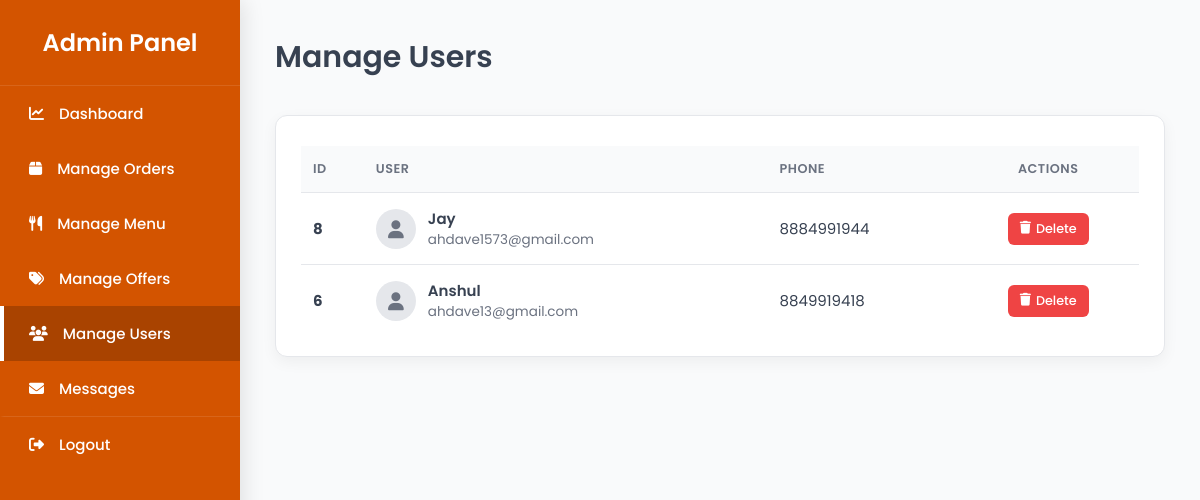
The app's page /admin/Manage_Users.php (signed in) with its own data.
### tables this page shows
CREATE TABLE `users` (
  `id` int(11) NOT NULL,
  `username` varchar(100) NOT NULL,
  `email` varchar(255) NOT NULL,
  `phone` varchar(15) NOT NULL,
  `password` varchar(100) NOT NULL
);

### admin/Manage_Users.php (the view, shortened to what this page needs)
<?php
$conn = new mysqli("localhost", "root", "", "food");
$sql = "SELECT id, username, email, phone FROM users ORDER BY id DESC";
$result = $conn->query($sql);
?>
<!DOCTYPE html>
<html lang="en">
<head>
    <link rel="stylesheet" href="https://cdnjs.cloudflare.com/ajax/libs/font-awesome/6.4.0/css/all.min.css">
</head>
<body>
    <div class="sidebar">
        <div class="sidebar-header">Admin Panel</div>
        <nav class="sidebar-nav">
            <a href="admin_dashboard.php"><i class="fa-solid fa-chart-line"></i> Dashboard</a>
            <a href="manage_orders.php"><i class="fa-solid fa-box"></i> Manage Orders</a>
            <a href="menu.php"><i class="fa-solid fa-utensils"></i> Manage Menu</a>
            <a href="offers.php"><i class="fa-solid fa-tags"></i> Manage Offers</a>
            <a href="manage_users.php" class="active"><i class="fa-solid fa-users"></i> Manage Users</a>
            <a href="admin_con.php"><i class="fa-solid fa-envelope"></i> Messages</a>
            <a href="admin_logout.php" class="logout"><i class="fa-solid fa-right-from-bracket"></i> Logout</a>
        </nav>
    </div>
    <div class="main">
        <div class="main-header">
            <h1>Manage Users</h1>
        </div>
        <div class="content-card">
            <table>
                <thead>
                    <tr>
                        <th>ID</th>
                        <th>User</th>
                        <th>Phone</th>
                        <th style="text-align:center;">Actions</th>
                    </tr>
                </thead>
                <tbody>
                    <?php if ($result && $result->num_rows > 0): ?>
                        <?php while($row = $result->fetch_assoc()): ?>
                        <tr>
                            <td><strong><?= $row['id']; ?></strong></td>
                            <td>
                                <div class="user-details">
                                    <div class="user-avatar"><i class="fa-solid fa-user"></i></div>
                                    <div class="user-info">
                                        <div class="user-name"><?= htmlspecialchars($row['username']); ?></div>
                                        <div class="user-email"><?= htmlspecialchars($row['email']); ?></div>
                                    </div>
                                </div>
                            </td>
                            <td><?= htmlspecialchars($row['phone']); ?></td>
                            <td style="text-align:center;">
                                <a class="action-btn btn-delete" title="Delete User" href="manage_users.php?delete=<?= $row['id']; ?>" onclick="return confirm('Are you sure you want to delete this user?')">
                                    <i class="fas fa-trash"></i> Delete
                                </a>
                            </td>
                        </tr>
                        <?php endwhile; ?>
                    <?php else: ?>
                        <tr><td colspan="4" style="text-align:center; padding: 25px;">No users found</td></tr>
                    <?php endif; ?>
                </tbody>
            </table>
        </div>
    </div>
</body>
</html>

### admin/Manage_Users.php (style rules this page uses)
:root { --sidebar-bg: #d35400; --main-bg: #f9fafb; --card-bg: #ffffff; --primary-accent: #e67e22; --text-dark: #374151; --text-light: #ffffff; --text-muted: #6b7280; --border-color: #e5e7eb; --shadow-color: rgba(0, 0, 0, 0.05); --delete-color: #ef4444; }
body { margin: 0; font-family: 'Poppins', Arial, sans-serif; background-color: var(--main-bg); color: var(--text-dark); font-size: 15px; }
.sidebar { position: fixed; top: 0; left: 0; width: 240px; height: 100%; background: var(--sidebar-bg); color: var(--text-light); display: flex; flex-direction: column; box-shadow: 4px 0 20px rgba(0,0,0,0.1); z-index: 100; }
.sidebar-header { padding: 25px 20px; text-align: center; font-size: 1.6em; font-weight: 600; border-bottom: 1px solid rgba(255, 255, 255, 0.1); }
.sidebar a { color: var(--text-light); text-decoration: none; padding: 16px 25px; display: flex; align-items: center; gap: 15px; font-weight: 500; border-left: 4px solid transparent; transition: all 0.3s ease; }
.sidebar a:hover, .sidebar a.active { background: rgba(0, 0, 0, 0.2); border-left-color: var(--text-light); }
.sidebar a.logout { margin-top: auto; border-top: 1px solid rgba(255, 255, 255, 0.1); }
.main { margin-left: 240px; padding: 35px; }
.main-header { display: flex; justify-content: space-between; align-items: center; margin-bottom: 35px; }
.main-header h1 { font-weight: 600; font-size: 2em; margin: 0; }
.content-card { background: var(--card-bg); padding: 20px 25px; border-radius: 12px; border: 1px solid var(--border-color); box-shadow: 0 5px 15px var(--shadow-color); overflow-x: auto; }
table { width: 100%; border-collapse: collapse; margin-top: 10px; }
table th, table td { padding: 14px 12px; text-align: left; border-bottom: 1px solid var(--border-color); vertical-align: middle; }
table thead th { background-color: var(--main-bg); font-weight: 600; color: var(--text-muted); font-size: 0.85em; text-transform: uppercase; letter-spacing: 0.5px; }
table tr:last-child td { border-bottom: none; }
.user-details { display: flex; align-items: center; gap: 12px; }
.user-avatar { width: 40px; height: 40px; border-radius: 50%; background-color: var(--border-color); color: var(--text-muted); display: inline-flex; align-items: center; justify-content: center; font-size: 1.2em; }
.user-info .user-name { font-weight: 600; color: var(--text-dark); }
.user-info .user-email { font-size: 0.9em; color: var(--text-muted); }
.action-btn { text-decoration: none; padding: 7px 12px; border-radius: 6px; color: white; margin: 2px; font-size: 0.85em; font-weight: 500; transition: all 0.2s ease; display: inline-flex; align-items: center; gap: 5px; border: none; cursor: pointer; }
.btn-delete { background-color: var(--delete-color); }

### records on screen
users: id "8", username "Jay", email "ahdave1573@gmail.com", phone "8884991944"
users: id "6", username "Anshul", email "ahdave13@gmail.com", phone "8849919418"
